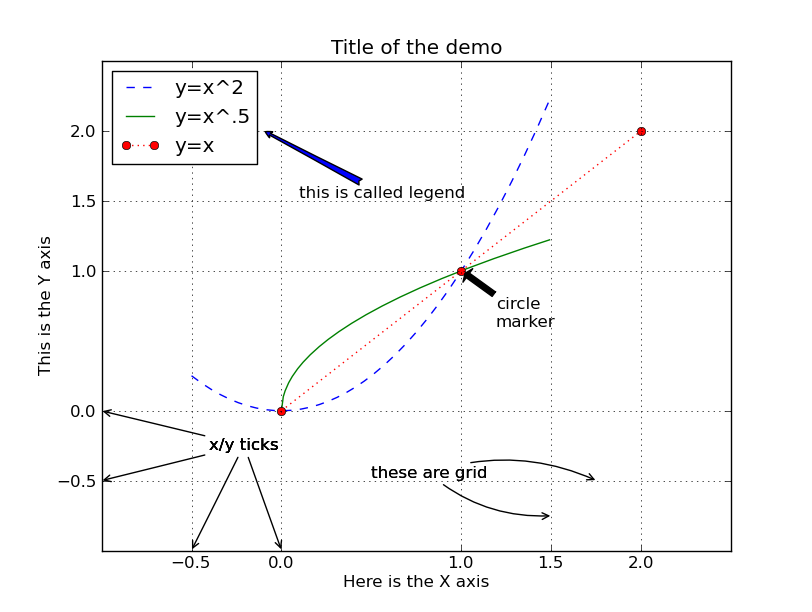

Write Python code to recreate this figure.
import matplotlib as mpl
from matplotlib import pyplot as plt
import numpy as np


x = np.arange(-0.5, 1.5, .01)
plt.plot(x, x**2, '--', x, np.sqrt(x), range(3), range(3), ':o')
plt.grid(True)
plt.xlabel('Here is the X axis')
plt.ylabel('This is the Y axis')
plt.title('Title of the demo')
plt.legend(['y=x^2', 'y=x^.5', 'y=x'], 0)
plt.axis([-1, 2.5, -1, 2.5])
plt.xticks([-.5, 0, 1, 1.5, 2])
plt.yticks([-.5, 0, 1, 1.5, 2])
plt.annotate('circle\nmarker', xy=(1,1), xytext=(1.2, .6), arrowprops=dict(facecolor='black',shrink=.1))
plt.annotate('this is called legend', xy=(-.1,2), xytext=(.1,1.5), arrowprops=dict(arrowstyle='fancy'))
plt.annotate('these are grid', xy=(1.5,-.75), xytext=(.5,-.5), arrowprops=dict(arrowstyle='->',connectionstyle='arc3,rad=.2'))
plt.annotate('these are grid', xy=(1.75,-.5), xytext=(.5,-.5), arrowprops=dict(arrowstyle='->',connectionstyle='arc3,rad=-.2'))
plt.annotate('x/y ticks', xy=(-.5,-1), xytext=(-.4,-.3), arrowprops=dict(arrowstyle='->'))
plt.annotate('x/y ticks', xy=(-1,-.5), xytext=(-.4,-.3), arrowprops=dict(arrowstyle='->'))
plt.annotate('x/y ticks', xy=(-1,0), xytext=(-.4,-.3), arrowprops=dict(arrowstyle='->'))
plt.annotate('x/y ticks', xy=(0,-1), xytext=(-.4,-.3), arrowprops=dict(arrowstyle='->'))
plt.show()
